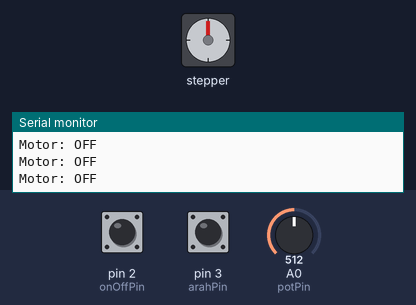
The sketch below on a simulated Arduino Uno, built with avr-gcc and run on an emulated ATmega328P. On the bench: stepper motor, the last lines printed to the serial monitor. Inputs (shaded band) come from the test bench; at power-on: pin 2 (onOffPin) HIGH, pin 3 (arahPin) HIGH, A0 (potPin) = 512. Stepper angles assume 200 steps per turn.

Above: at 1.2 s.
1.3 s: pin 2 (onOffPin) pulled LOW for 0.15 s
At 1.6 s:
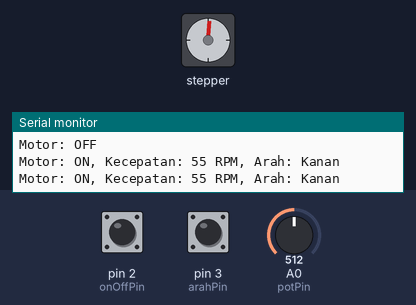
At 2.83 s:
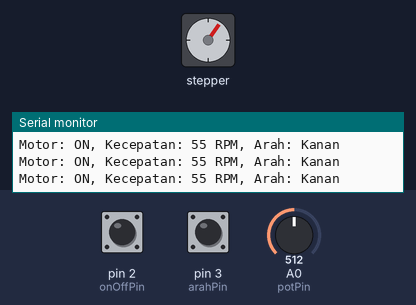
4.3 s: pin 3 (arahPin) pulled LOW for 3.2 s
10.5 s: A0 (potPin) set to 532
13.5 s: A0 (potPin) set to 511
16.5 s: pin 2 (onOffPin) pulled LOW for 1 s
At 16.5 s:
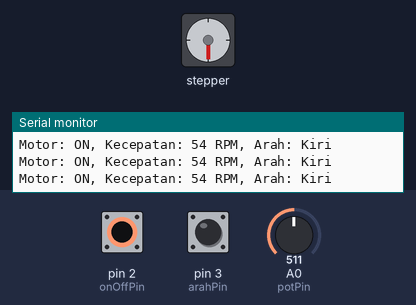
20.5 s: pin 2 (onOffPin) pulled LOW for 0.15 s
At 20.8 s:
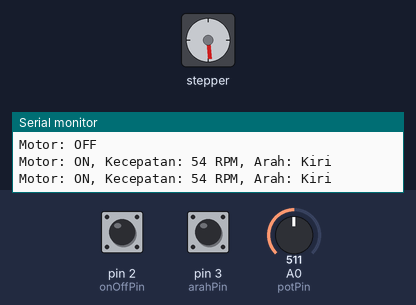
Timing chart, 0 to 30.9 s (numbered marks = the images above; inputs shaded):
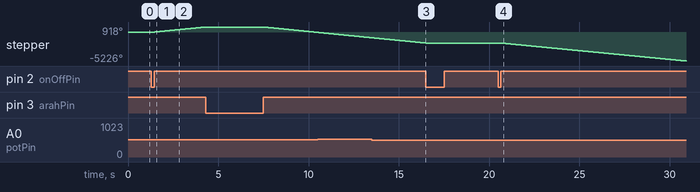

The sketch:

ArduinoMega2560_StepMotorNEMA17.ino
```cpp
// Sertakan library bawaan untuk Stepper Motor
#include <Stepper.h>

// --- KONFIGURASI PIN ---
// Definisikan jumlah langkah per putaran untuk motor Anda (biasanya 200)
const int stepsPerRevolution = 200;

// Pin untuk kontrol motor yang terhubung ke L298N
const int motorPin1 = 8;  // IN1
const int motorPin2 = 9;  // IN2
const int motorPin3 = 10; // IN3
const int motorPin4 = 11; // IN4

// Pin untuk komponen input
const int potPin = A0;      // Pin analog untuk potensio (kecepatan)
const int onOffPin = 2;     // Pin digital untuk tombol ON/OFF
const int arahPin = 3;      // Pin digital untuk tombol Arah

// Penyesuaian Kecepatan
// Semakin tinggi nilainya, semakin cepat putaran motor, tapi kontrol bisa sedikit delay
const int langkahPerLoop = 10;

// --- VARIABEL GLOBAL ---
// Buat objek stepper motor
Stepper myStepper(stepsPerRevolution, motorPin1, motorPin2, motorPin3, motorPin4);

bool motorNyala = false;     // Status motor (true = nyala, false = mati)
bool putarKanan = true;      // Arah putaran motor (true = kanan, false = kiri)
bool statusTombolArah = LOW; // Untuk mendeteksi penekanan tombol arah

void setup() {
  // Atur pin tombol sebagai INPUT_PULLUP.
  // Ini mengaktifkan resistor internal, jadi kita tidak perlu resistor eksternal.
  // Tombol akan bernilai LOW saat ditekan dan HIGH saat dilepas.
  pinMode(onOffPin, INPUT_PULLUP);
  pinMode(arahPin, INPUT_PULLUP);

  // Mulai komunikasi serial untuk debugging (opsional)
  Serial.begin(9600);
}

void loop() {
  // 1. BACA SEMUA INPUT DARI PENGGUNA

  // Baca status tombol ON/OFF. Bernilai LOW jika ditekan.
  if (digitalRead(onOffPin) == LOW) {
    // Tunggu sebentar untuk menghindari "bouncing" (pembacaan ganda)
    delay(50);
    // Balikkan status motor (jika mati jadi nyala, jika nyala jadi mati)
    motorNyala = !motorNyala;
    // Tunggu sampai tombol dilepas untuk menghindari pergantian berulang kali
    while(digitalRead(onOffPin) == LOW);
  }

  // Baca status tombol Arah. Bernilai LOW jika ditekan.
  if (digitalRead(arahPin) == LOW) {
    delay(50);
    // Balikkan arah putaran
    putarKanan = !putarKanan;
    while(digitalRead(arahPin) == LOW);
  }

  // 2. PROSES LOGIKA & KONTROL MOTOR

  if (motorNyala) {
    // Jika motor dalam status ON

    // Baca nilai potensio (0-1023)
    int nilaiPot = analogRead(potPin);

    // Konversi nilai potensio (0-1023) menjadi rentang kecepatan yang sesuai (misal: 5-100 RPM)
    // RPM rendah (5) saat potensio di minimum, RPM tinggi (100) saat di maksimum.
    int kecepatanMotor = map(nilaiPot, 0, 1023, 10, 100);

    // Atur kecepatan motor
    myStepper.setSpeed(kecepatanMotor);

    // Tentukan arah dan gerakkan motor satu langkah
    if (putarKanan) {
      myStepper.step(langkahPerLoop); // Angka positif untuk putar kanan
    } else {
      myStepper.step(-langkahPerLoop); // Angka negatif untuk putar kiri
    }

    // (Opsional) Tampilkan status ke Serial Monitor untuk debugging
    Serial.print("Motor: ON, Kecepatan: ");
    Serial.print(kecepatanMotor);
    Serial.print(" RPM, Arah: ");
    Serial.println(putarKanan ? "Kanan" : "Kiri");

  } else {
    // Jika motor dalam status OFF, tidak melakukan apa-apa
    // (Opsional) Tampilkan status ke Serial Monitor
    Serial.println("Motor: OFF");
  }
}
```

Measured:
- after the input at 1.3 s, stepper: keeps turning clockwise at about 323°/s, starting after 0.15 s
- after the input at 16.5 s, stepper: stops changing and stays -1980°
- after the input at 20.5 s, stepper: keeps turning counter-clockwise at about 317°/s, starting after 0.15 s
